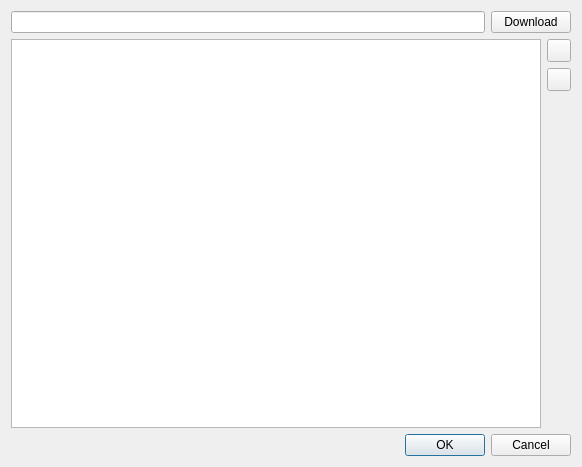
<?xml version="1.0" encoding="UTF-8"?>
<ui version="4.0">
    <class>ProfileDialog</class>
    <widget class="QDialog" name="ProfileDialog">
        <property name="geometry">
            <rect>
                <x>0</x>
                <y>0</y>
                <width>582</width>
                <height>467</height>
            </rect>
        </property>
        <property name="windowTitle">
            <string>Profile Manager</string>
        </property>
        <layout class="QVBoxLayout" name="verticalLayout">
            <item>
                <layout class="QHBoxLayout" name="horizontalLayout">
                    <item>
                        <widget class="QLineEdit" name="url"/>
                    </item>
                    <item>
                        <widget class="QPushButton" name="download">
                            <property name="text">
                                <string>Download</string>
                            </property>
                        </widget>
                    </item>
                </layout>
            </item>
            <item>
                <layout class="QHBoxLayout" name="horizontalLayout_2">
                    <item>
                        <widget class="QTableView" name="profileTable">
                            <property name="selectionMode">
                                <enum>QAbstractItemView::SingleSelection</enum>
                            </property>
                            <property name="selectionBehavior">
                                <enum>QAbstractItemView::SelectRows</enum>
                            </property>
                            <attribute name="horizontalHeaderHighlightSections">
                                <bool>false</bool>
                            </attribute>
                            <attribute name="verticalHeaderVisible">
                                <bool>false</bool>
                            </attribute>
                        </widget>
                    </item>
                    <item>
                        <layout class="QVBoxLayout" name="verticalLayout_2">
                            <item>
                                <widget class="QToolButton" name="refresh">
                                    <property name="text">
                                        <string notr="true"/>
                                    </property>
                                    <property name="icon">
                                        <iconset theme="view-refresh">
                                            <normaloff>.</normaloff>.
                                        </iconset>
                                    </property>
                                </widget>
                            </item>
                            <item>
                                <widget class="QToolButton" name="remove">
                                    <property name="text">
                                        <string/>
                                    </property>
                                    <property name="icon">
                                        <iconset theme="edit-delete">
                                            <normaloff>.</normaloff>.
                                        </iconset>
                                    </property>
                                </widget>
                            </item>
                            <item>
                                <spacer name="verticalSpacer">
                                    <property name="orientation">
                                        <enum>Qt::Vertical</enum>
                                    </property>
                                    <property name="sizeHint" stdset="0">
                                        <size>
                                            <width>20</width>
                                            <height>40</height>
                                        </size>
                                    </property>
                                </spacer>
                            </item>
                        </layout>
                    </item>
                </layout>
            </item>
            <item>
                <widget class="QDialogButtonBox" name="buttonBox">
                    <property name="orientation">
                        <enum>Qt::Horizontal</enum>
                    </property>
                    <property name="standardButtons">
                        <set>QDialogButtonBox::Cancel|QDialogButtonBox::Ok</set>
                    </property>
                </widget>
            </item>
        </layout>
    </widget>
    <resources/>
    <connections>
        <connection>
            <sender>buttonBox</sender>
            <signal>accepted()</signal>
            <receiver>ProfileDialog</receiver>
            <slot>accept()</slot>
            <hints>
                <hint type="sourcelabel">
                    <x>248</x>
                    <y>254</y>
                </hint>
                <hint type="destinationlabel">
                    <x>157</x>
                    <y>274</y>
                </hint>
            </hints>
        </connection>
        <connection>
            <sender>buttonBox</sender>
            <signal>rejected()</signal>
            <receiver>ProfileDialog</receiver>
            <slot>reject()</slot>
            <hints>
                <hint type="sourcelabel">
                    <x>316</x>
                    <y>260</y>
                </hint>
                <hint type="destinationlabel">
                    <x>286</x>
                    <y>274</y>
                </hint>
            </hints>
        </connection>
    </connections>
</ui>
